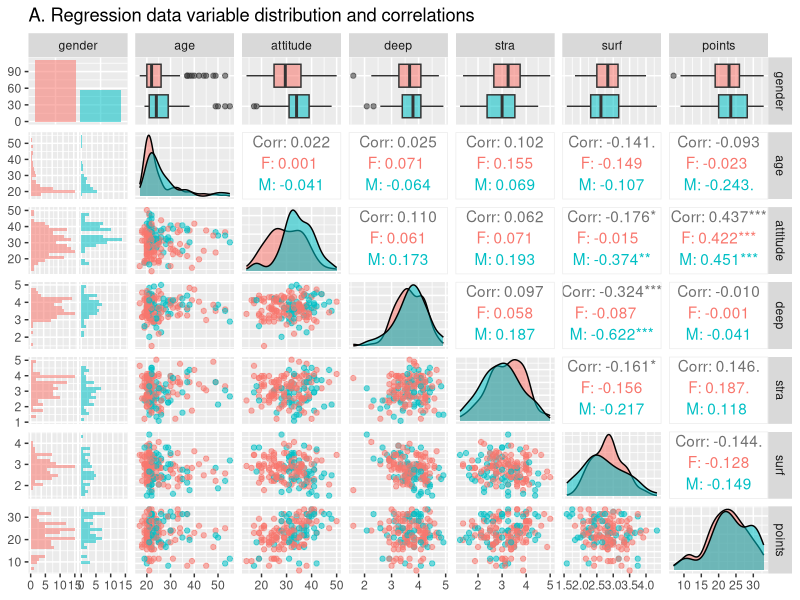
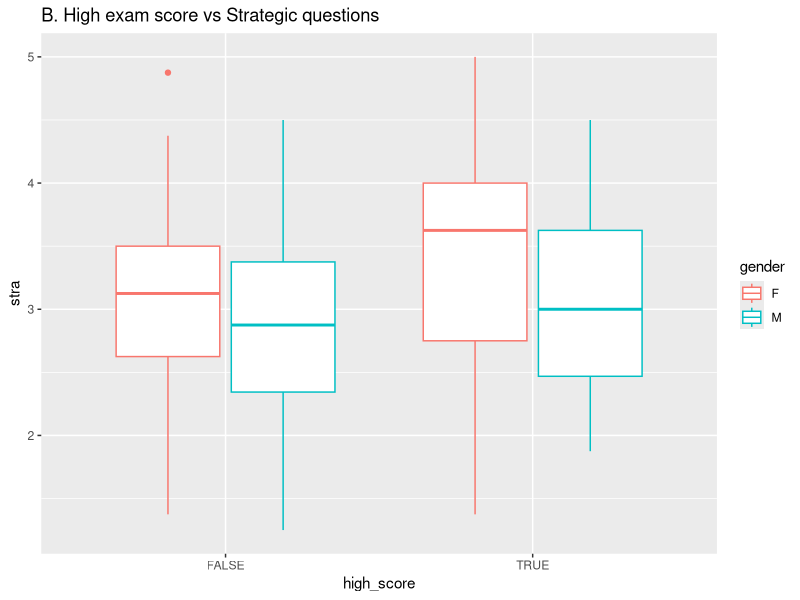
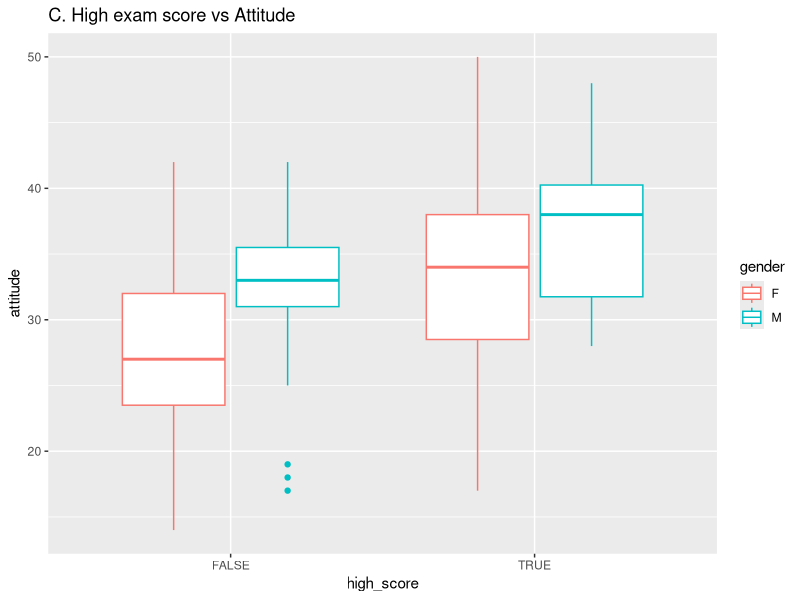
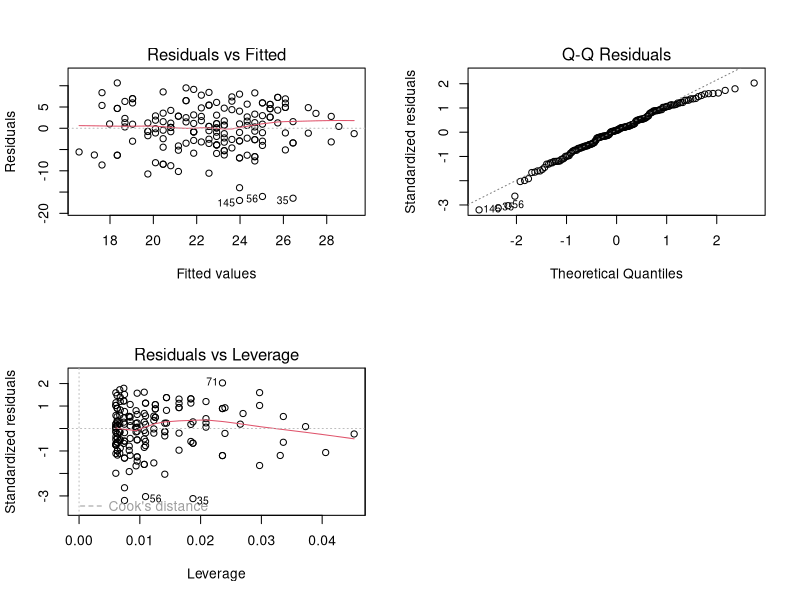

These figures' R source, in order:
## ---- chunk 1
library(GGally)
library(ggplot2)
library(dplyr)
library(boot)
## ---- chunk 2
rdata <- read.table('data/inputfinalassign.txt', header=TRUE)
cdata <-  mutate(rdata, high_score = points > median(rdata$points))
head(cdata, n = 10)
str(cdata)
colnames(cdata)
## ---- chunk 3
ggpairs(rdata, mapping = aes(col = gender, alpha  = 0.3), lower = list(combo = wrap("facethist", bins = 20)), title = "A. Regression data variable distribution and correlations")
ggplot(cdata, aes(x = high_score, y = stra, col = gender)) +geom_boxplot() + ggtitle("B. High exam score vs Strategic questions")
ggplot(cdata, aes(x = high_score, y = attitude, col = gender)) + geom_boxplot() + ggtitle("C. High exam score vs Attitude")
## ---- chunk 4
my_reg_model1 <- lm(points ~. , data = rdata)
summary(my_reg_model1)

my_reg_model2 <- lm(points ~ attitude, data = rdata)
summary(my_reg_model2)
## ---- chunk 5
par(mfrow = c(2,2))
plot(my_reg_model2, which = c(1,2,5))
## ---- chunk 6
log_model1 <- glm(high_score ~ ., data = cdata, family = "binomial")
summary(log_model1)

log_model2 <- glm(high_score ~ stra+attitude, data = cdata, family = "binomial")
summary(log_model2)

log_model3 <- glm(high_score ~ attitude, data = cdata, family = "binomial")
summary(log_model3)
## ---- chunk 7
OR <- coef(log_model2) %>% exp
CI <- confint(log_model2) %>% exp
cbind(OR,CI)
## ---- chunk 8
loss_func <- function(class, prob) {
  n_wrong <- abs(class - prob) > 0.5
  mean(n_wrong)
}

#Penality of log_model2:
c_data <- cdata
probabilities <- predict(log_model2, type = "response")
cdata <- mutate(cdata, probability = probabilities)
cdata <- mutate(cdata, prediction = probability > 0.5)
table(high_use = cdata$high_score, prediction = cdata$prediction)
loss_func(class = cdata$high_score, prob = cdata$probability)

#10 fold corss-validation:
cv <- cv.glm(data = c_data, cost = loss_func, glmfit = log_model2, K = 10)
cv$delta[1]
